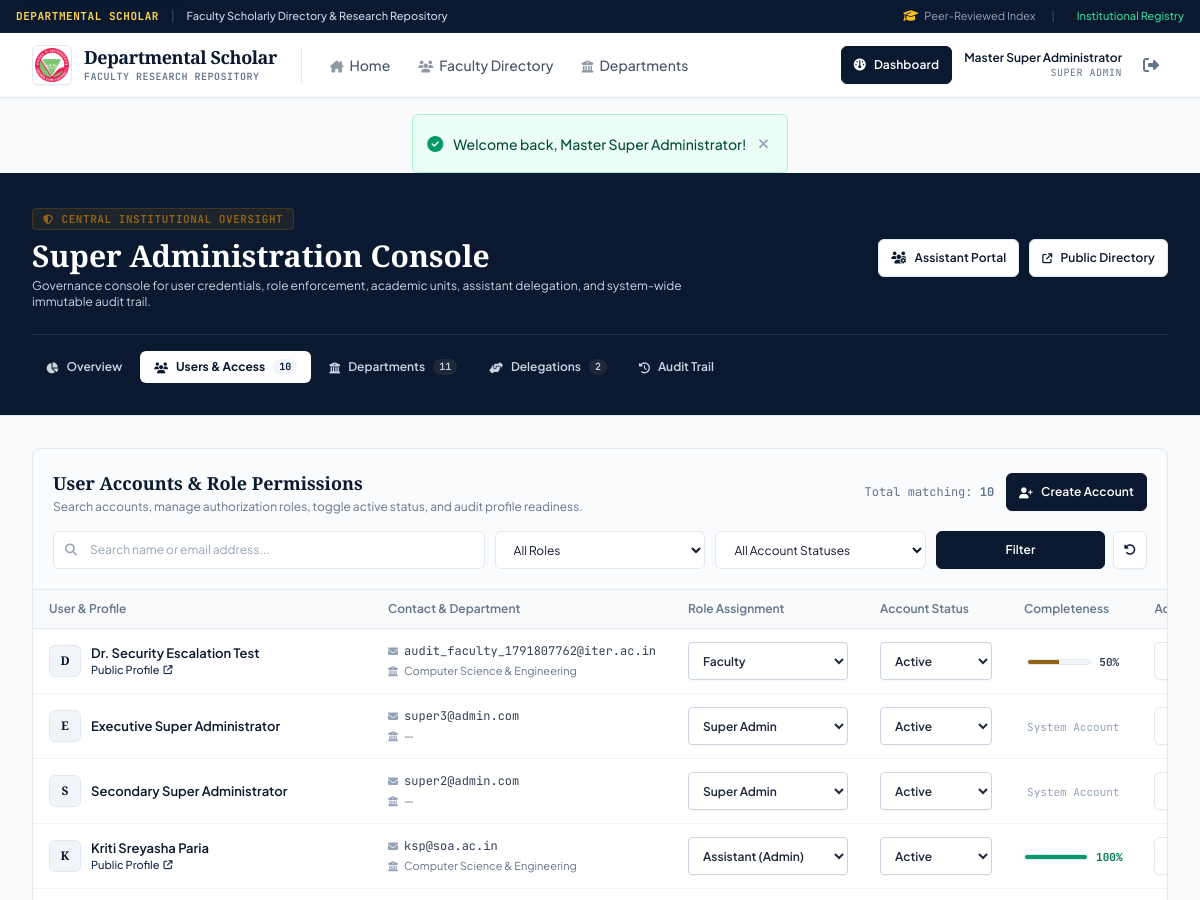
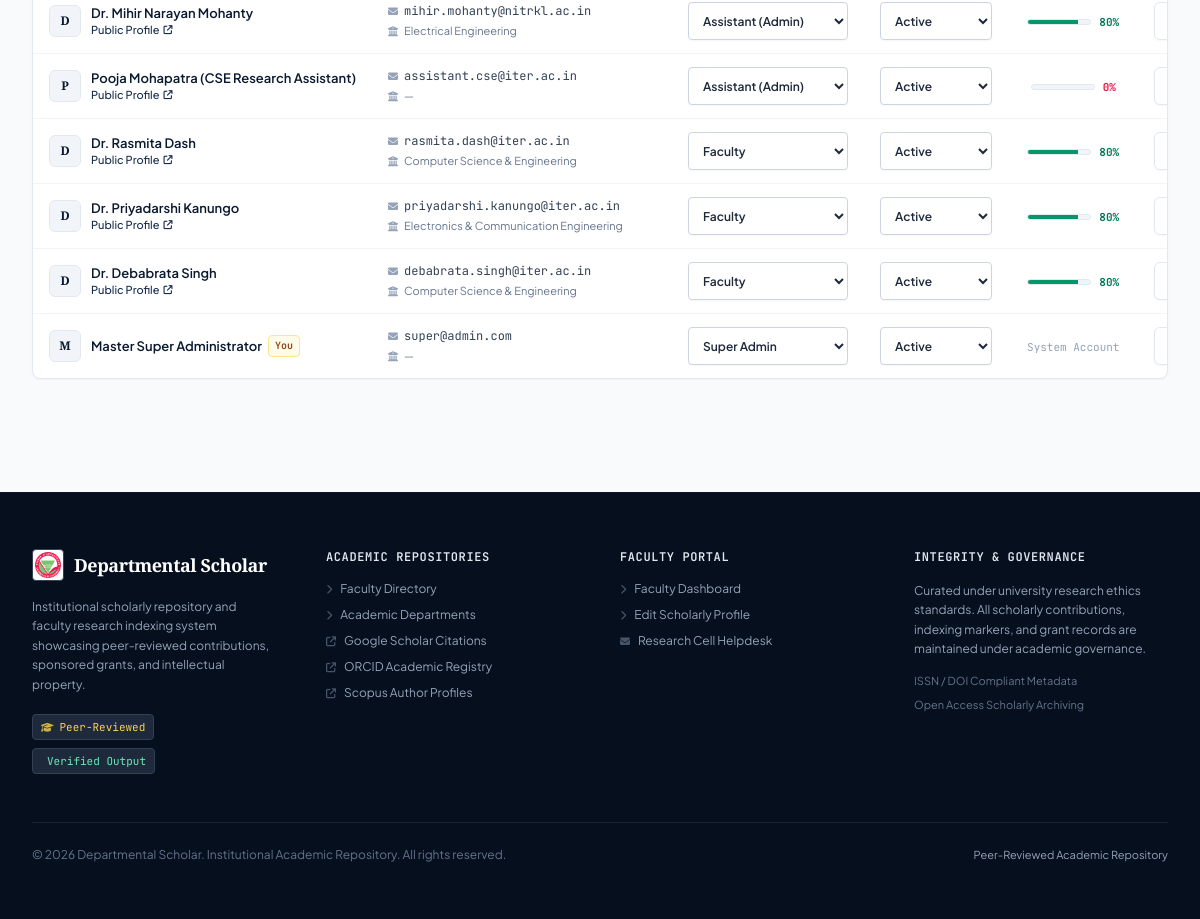
The page /admin/index.php?tab=users (signed in) on the database its author committed (2 pictures, top to bottom).
### tables this page shows
CREATE TABLE `faculty_profiles` (
  `id` int(11) NOT NULL AUTO_INCREMENT,
  `user_id` int(11) NOT NULL,
  `slug` varchar(191) DEFAULT NULL,
  `department_id` int(11) DEFAULT NULL,
  `institution` varchar(191) DEFAULT 'ITER, SOA University',
  `salutation` varchar(20) DEFAULT 'Dr.',
  `designation` varchar(100) DEFAULT 'Assistant Professor',
  `cabin` varchar(100) DEFAULT NULL,
  `phone` varchar(50) DEFAULT NULL,
  `photo_url` varchar(255) DEFAULT NULL,
  `bio` text DEFAULT NULL,
  `research_interests` text DEFAULT NULL,
  `google_scholar_url` varchar(255) DEFAULT NULL,
  `orcid_id` varchar(50) DEFAULT NULL,
  `scopus_id` varchar(50) DEFAULT NULL,
  `researchgate_url` varchar(255) DEFAULT NULL,
  `semantic_scholar_url` varchar(255) DEFAULT NULL,
  `dblp_url` varchar(255) DEFAULT NULL,
  `website_url` varchar(255) DEFAULT NULL,
  `wos_id` varchar(50) DEFAULT NULL,
  `total_citations` int(11) DEFAULT 0,
  `h_index` int(11) DEFAULT 0,
  `i10_index` int(11) DEFAULT 0,
  `phd_supervised` int(11) DEFAULT 0,
  `memberships` text DEFAULT NULL,
  `editorial_roles` text DEFAULT NULL,
  `metrics_source` varchar(100) DEFAULT 'Faculty Self-Reported (Google Scholar / Scopus)',
  `cv_url` varchar(255) DEFAULT NULL,
  `is_verified` tinyint(1) DEFAULT 1,
  `created_at` timestamp NOT NULL DEFAULT current_timestamp(),
  `updated_at` timestamp NOT NULL DEFAULT current_timestamp() ON UPDATE current_timestamp(),
  PRIMARY KEY (`id`),
  UNIQUE KEY `user_id` (`user_id`),
  UNIQUE KEY `slug` (`slug`),
  KEY `idx_dept` (`department_id`),
  KEY `idx_citations` (`total_citations`),
  KEY `idx_institution` (`institution`),
  CONSTRAINT `fk_profile_dept` FOREIGN KEY (`department_id`) REFERENCES `departments` (`id`) ON DELETE SET NULL,
  CONSTRAINT `fk_profile_user` FOREIGN KEY (`user_id`) REFERENCES `users` (`id`) ON DELETE CASCADE
);

CREATE TABLE `users` (
  `id` int(11) NOT NULL AUTO_INCREMENT,
  `email` varchar(191) NOT NULL,
  `password_hash` varchar(255) NOT NULL,
  `full_name` varchar(191) NOT NULL,
  `role` enum('super_admin','admin','faculty') NOT NULL DEFAULT 'faculty',
  `status` enum('active','inactive','pending') NOT NULL DEFAULT 'active',
  `created_at` timestamp NOT NULL DEFAULT current_timestamp(),
  `updated_at` timestamp NOT NULL DEFAULT current_timestamp() ON UPDATE current_timestamp(),
  PRIMARY KEY (`id`),
  UNIQUE KEY `email` (`email`),
  KEY `idx_role_status` (`role`,`status`)
);

CREATE TABLE `departments` (
  `id` int(11) NOT NULL AUTO_INCREMENT,
  `code` varchar(20) NOT NULL,
  `name` varchar(191) NOT NULL,
  `description` text DEFAULT NULL,
  `created_at` timestamp NOT NULL DEFAULT current_timestamp(),
  PRIMARY KEY (`id`),
  UNIQUE KEY `code` (`code`)
);

### admin/index.php (the view, shortened to what the rows shown need)
<?php
require_once __DIR__ . '/../includes/helpers.php';
require_once __DIR__ . '/../includes/auth.php';
$db = Database::getConnection();
$currentTab = $_GET['tab'] ?? 'overview';
function compute_completeness(array $u): int {
    if (empty($u['profile_id'])) {
        return -1;
    }
    $score = 0;
    if (!empty($u['bio'])) $score += 20;
    if (!empty($u['research_interests'])) $score += 15;
    if (!empty($u['cabin']) || !empty($u['phone'])) $score += 10;
    if (!empty($u['orcid_id']) || !empty($u['google_scholar_url']) || !empty($u['scopus_id'])) $score += 15;
    if (!empty($u['pub_count']) && (int)$u['pub_count'] > 0) $score += 20;
    if (!empty($u['edu_count']) && (int)$u['edu_count'] > 0) $score += 20;
    return min(100, $score);
}
$userPage = max(1, (int)($_GET['page'] ?? 1));
$userLimit = 15;
$userOffset = ($userPage - 1) * $userLimit;
$userWhere = ["1=1"];
$userParams = [];
$userWhereSql = implode(" AND ", $userWhere);
$userSql = "
    SELECT u.*, fp.id as profile_id, fp.slug, fp.bio, fp.research_interests, fp.cabin, fp.phone,
           fp.orcid_id, fp.google_scholar_url, fp.scopus_id, d.name as dept_name, d.code as dept_code,
           (SELECT COUNT(*) FROM publications WHERE faculty_profile_id = fp.id) as pub_count,
           (SELECT COUNT(*) FROM education WHERE faculty_profile_id = fp.id) as edu_count
    FROM users u
    LEFT JOIN faculty_profiles fp ON fp.user_id = u.id
    LEFT JOIN departments d ON fp.department_id = d.id
    WHERE {$userWhereSql}
    ORDER BY u.id DESC
    LIMIT {$userLimit} OFFSET {$userOffset}
";
$uStmt = $db->prepare($userSql);
$uStmt->execute($userParams);
$usersList = $uStmt->fetchAll(PDO::FETCH_ASSOC);
require_once __DIR__ . '/../includes/header.php';
?>
<div class="bg-oxford-navy text-white border-b border-scholar-border py-8">
    <div class="max-w-7xl mx-auto px-4 sm:px-6 lg:px-8">
        <div class="flex flex-col md:flex-row md:items-center justify-between gap-6">
            <div>
                <h1 class="text-2xl sm:text-3xl font-bold font-serif leading-tight text-white">Super Administration Console</h1>
            </div>
        </div>
    </div>
</div>
<div class="max-w-7xl mx-auto px-4 sm:px-6 lg:px-8 py-8 space-y-8">
    <?php if ($currentTab === 'users'): ?>
        <div class="academic-card overflow-hidden">
            <div class="p-5 border-b border-scholar-border bg-slate-50/70">
                <div class="flex flex-col sm:flex-row sm:items-center justify-between gap-3 mb-4">
                    <div>
                        <h2 class="font-serif font-bold text-lg text-oxford-navy">User Accounts & Role Permissions</h2>
                    </div>
                </div>
            </div>
            <div class="overflow-x-auto">
                <table class="academic-table w-full text-left text-xs">
                    <thead>
                        <tr>
                            <th class="py-3 px-4">User &amp; Profile</th>
                            <th class="py-3 px-4">Contact &amp; Department</th>
                            <th class="py-3 px-4">Role Assignment</th>
                            <th class="py-3 px-4">Account Status</th>
                            <th class="py-3 px-4 text-center">Completeness</th>
                            <th class="py-3 px-4 text-right">Action</th>
                        </tr>
                    </thead>
                    <tbody class="divide-y divide-slate-100 text-slate-700">
                        <?php if (empty($usersList)): ?>
                            <tr>
                                <td colspan="6" class="py-12 text-center text-slate-400 text-xs">
                                    No accounts match the current search or filter criteria.
                                </td>
                            </tr>
                        <?php else: ?>
                            <?php foreach ($usersList as $usr): ?>
                                <?php
                                    $comp = compute_completeness($usr);
                                    $isSelf = ((int)$usr['id'] === (int)user_id());
                                    $formId = 'user-form-' . (int)$usr['id'];
                                ?>
                                <tr class="hover:bg-slate-50/70 transition">
                                    <td class="py-3.5 px-4 whitespace-nowrap">
                                        <div class="flex items-center gap-2.5">
                                            <div class="w-8 h-8 rounded-[6px] bg-slate-100 border border-scholar-border text-oxford-navy flex items-center justify-center font-bold font-serif text-xs flex-shrink-0">
                                                <?= strtoupper(substr($usr['full_name'], 0, 1)) ?>
                                            </div>
                                            <div>
                                                <div class="font-semibold text-oxford-navy flex items-center gap-1.5">
                                                    <span><?= e($usr['full_name']) ?></span>
                                                    <?php if ($isSelf): ?>
                                                        <span class="text-[10px] font-mono px-1.5 py-0.5 rounded bg-amber-50 text-amber-800 border border-amber-200">You</span>
                                                    <?php endif; ?>
                                                </div>
                                                <?php if (!empty($usr['profile_id'])): ?>
                                                    <a href="<?= url('researchers/' . (!empty($usr['slug']) ? $usr['slug'] : $usr['profile_id'])) ?>" target="_blank" class="text-[11px] text-oxford-blue hover:underline inline-flex items-center gap-1 font-medium">
                                                        <span>Public Profile</span>
                                                        <i class="fa-solid fa-arrow-up-right-from-square text-[9px]"></i>
                                                    </a>
                                                <?php endif; ?>
                                            </div>
                                        </div>
                                    </td>
                                    <td class="py-3.5 px-4 whitespace-nowrap">
                                        <div class="font-mono text-slate-700 text-xs flex items-center gap-1.5">
                                            <i class="fa-solid fa-envelope text-[10px] text-slate-400"></i>
                                            <span><?= e($usr['email']) ?></span>
                                        </div>
                                        <div class="text-[11px] text-slate-500 mt-1 flex items-center gap-1.5">
                                            <i class="fa-solid fa-building-columns text-[10px] text-slate-400"></i>
                                            <span><?= e($usr['dept_name'] ?? '—') ?></span>
                                        </div>
                                    </td>
                                    <td class="py-3.5 px-4 whitespace-nowrap">
                                        <select name="new_role" form="<?= $formId ?>" class="academic-input !py-1 !px-2.5 text-xs font-semibold rounded-[4px] border border-slate-300 text-slate-800 bg-white shadow-xs w-40 cursor-pointer hover:border-slate-400 focus:border-oxford-navy transition" aria-label="Role for <?= e($usr['full_name']) ?>">
                                            <option value="faculty" <?= $usr['role'] === 'faculty' ? 'selected' : '' ?>>Faculty</option>
                                            <option value="admin" <?= $usr['role'] === 'admin' ? 'selected' : '' ?>>Assistant (Admin)</option>
                                            <option value="super_admin" <?= $usr['role'] === 'super_admin' ? 'selected' : '' ?>>Super Admin</option>
                                        </select>
                                    </td>
                                    <td class="py-3.5 px-4 whitespace-nowrap">
                                        <select name="new_status" form="<?= $formId ?>" class="academic-input !py-1 !px-2.5 text-xs font-semibold rounded-[4px] border border-slate-300 text-slate-800 bg-white shadow-xs w-28 cursor-pointer hover:border-slate-400 focus:border-oxford-navy transition" aria-label="Status for <?= e($usr['full_name']) ?>">
                                            <option value="active" <?= $usr['status'] === 'active' ? 'selected' : '' ?>>Active</option>
                                        </select>
                                    </td>
                                    <td class="py-3.5 px-4 whitespace-nowrap text-center">
                                        <?php if ($comp < 0): ?>
                                            <span class="text-slate-400 font-mono text-[11px]">System Account</span>
                                        <?php else: ?>
                                            <div class="inline-flex items-center gap-2">
                                                <div class="w-16 bg-slate-100 rounded-full h-1.5 overflow-hidden border border-slate-200">
                                                    <div class="h-full <?= $comp >= 80 ? 'bg-emerald-600' : ($comp >= 50 ? 'bg-academic-gold' : 'bg-rose-500') ?>" style="width: <?= $comp ?>%;"></div>
                                                </div>
                                                <span class="font-mono text-[11px] font-bold <?= $comp >= 80 ? 'text-emerald-700' : ($comp >= 50 ? 'text-slate-700' : 'text-rose-600') ?>">
                                                    <?= $comp ?>%
                                                </span>
                                            </div>
                                        <?php endif; ?>
                                    </td>
                                    <td class="py-3.5 px-4 text-right whitespace-nowrap">
                                        <form id="<?= $formId ?>" action="<?= url('admin/index.php') ?>" method="POST" class="inline"
                                              onsubmit="return confirm('Update role and account status for <?= addslashes(e($usr['full_name'])) ?>?');">
                                            <button type="submit" class="btn-academic-secondary text-xs !py-1 !px-3 font-semibold shadow-xs hover:border-oxford-navy hover:text-oxford-navy transition">
                                            </button>
                                        </form>
                                    </td>
                                </tr>
                            <?php endforeach; ?>
                        <?php endif; ?>
                    </tbody>
                </table>
            </div>
        </div>
    <?php endif; ?>
</div>
<?php require_once __DIR__ . '/../includes/footer.php'; ?>

### rows shown on the page
faculty_profiles: user.full_name "D", user.full_name "Dr. Security Escalation Test", user.email "audit_faculty_1791807762@iter.ac.in", department.name "Computer Science & Engineering", new_role "Faculty", new_status "Active", comp "50"
users: full_name "E", full_name "Executive Super Administrator", email "super3@admin.com", dept_name "—", new_role "Super Admin", new_status "Active", shows "System Account"
users: full_name "S", full_name "Secondary Super Administrator", email "super2@admin.com", dept_name "—", new_role "Super Admin", new_status "Active", shows "System Account"
faculty_profiles: user.full_name "K", user.full_name "Kriti Sreyasha Paria", user.email "ksp@soa.ac.in", department.name "Computer Science & Engineering", new_role "Assistant (Admin)", new_status "Active", comp "100"
faculty_profiles: user.full_name "D", user.full_name "Dr. Mihir Narayan Mohanty", user.email "mihir.mohanty@nitrkl.ac.in", department.name "Electrical Engineering", new_role "Assistant (Admin)", new_status "Active", comp "80"
faculty_profiles: user.full_name "P", user.full_name "Pooja Mohapatra (CSE Research Assistant)", user.email "assistant.cse@iter.ac.in", dept_name "—", new_role "Assistant (Admin)", new_status "Active", comp "0"
faculty_profiles: user.full_name "D", user.full_name "Dr. Rasmita Dash", user.email "rasmita.dash@iter.ac.in", department.name "Computer Science & Engineering", new_role "Faculty", new_status "Active", comp "80"
faculty_profiles: user.full_name "D", user.full_name "Dr. Priyadarshi Kanungo", user.email "priyadarshi.kanungo@iter.ac.in", department.name "Electronics & Communication Engineering", new_role "Faculty", new_status "Active", comp "80"
faculty_profiles: user.full_name "D", user.full_name "Dr. Debabrata Singh", user.email "debabrata.singh@iter.ac.in", department.name "Computer Science & Engineering", new_role "Faculty", new_status "Active", comp "80"
users: full_name "M", full_name "Master Super Administrator", shows "You", email "super@admin.com", dept_name "—", new_role "Super Admin", new_status "Active", shows "System Account"

### other values the page prints
$u['full_name'] "Master Super Administrator"
str_replace('_', ' ', $u['role']) "SUPER ADMIN"
$flash['message'] "Welcome back, Master Super Administrator!"
$metrics['users'] "10"
$metrics['departments'] "11"
$metrics['delegations'] "2"
$totalFilteredUsers "10"
